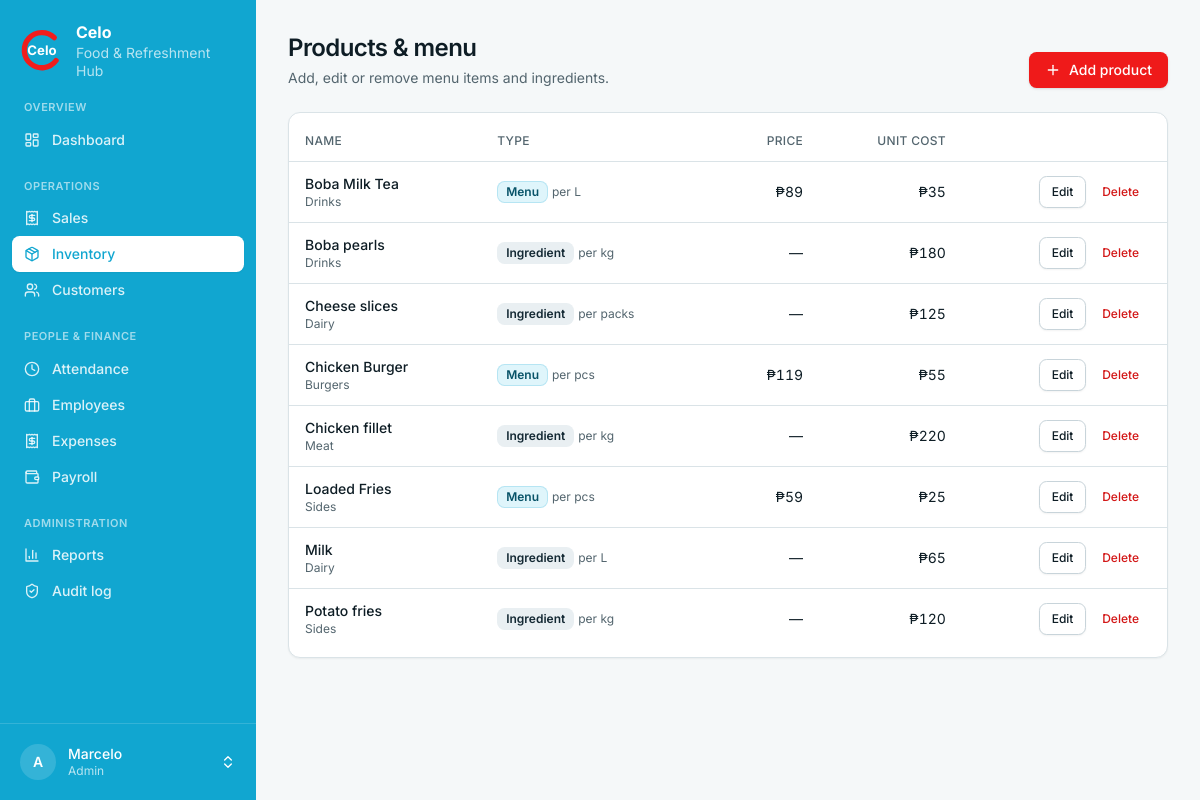
/inventory/products/ (signed in), run on the app's committed database.
### accounts/models.py (models this page shows)
class User(AbstractUser):
    class Role(models.TextChoices):
        ADMIN = "admin", "Admin"
        STAFF = "staff", "Staff"
    role = models.CharField(max_length=10, choices=Role.choices, default=Role.STAFF)
    @property
    def is_celo_admin(self):
        return self.is_superuser or self.role == self.Role.ADMIN

### inventory/models.py (models this page shows, shortened)
class Product(models.Model):
    class Kind(models.TextChoices):
        INGREDIENT = "ingredient", "Ingredient"
        MENU = "menu", "Menu"
    class Unit(models.TextChoices):
        PCS = "pcs", "pcs"
        KG = "kg", "kg"
        G = "g", "g"
        L = "L", "L"
        ML = "mL", "mL"
        PACKS = "packs", "packs"
    name = models.CharField(max_length=120, unique=True)
    kind = models.CharField(max_length=12, choices=Kind.choices, default=Kind.INGREDIENT)
    category = models.CharField(max_length=60, blank=True, help_text="e.g. Drinks, Burgers, Dairy")
    unit = models.CharField(max_length=8, choices=Unit.choices, default=Unit.PCS)
    price = models.DecimalField(
        max_digits=10, decimal_places=2, default=0, validators=[MinValueValidator(0)],
        help_text="Selling price (menu items only).",
    )
    unit_cost = models.DecimalField(
        max_digits=10, decimal_places=2, default=0, validators=[MinValueValidator(0)],
        help_text="What one unit costs Celo; used to value waste.",
    )
    reorder_level = models.DecimalField(max_digits=10, decimal_places=2, default=0)
    is_active = models.BooleanField(default=True)
    class Meta:
        ordering = ["name"]

### inventory/views.py (the view)
# urls.py: path("products/", views.product_list, name="products"),
@admin_required
def product_list(request):
    return render(request, "inventory/product_list.html", {"products": Product.objects.all()})

### accounts/permissions.py (called while the page is built)
def admin_required(view):
    @login_required
    @wraps(view)
    def wrapper(request, *args, **kwargs):
        if not request.user.is_celo_admin:
            raise PermissionDenied
        return view(request, *args, **kwargs)
    return wrapper

### templates/inventory/product_list.html (shortened to what this page needs)
{% extends "base.html" %}{% load humanize %}
{% block page_title %}Products &amp; menu{% endblock %}
{% block page_desc %}Add, edit or remove menu items and ingredients.{% endblock %}
{% block actions %}<a class="btn btn-primary" href="{% url 'inventory:product_new' %}">{% include "partials/icon.html" with name="plus" %}Add product</a>{% endblock %}
{% block content %}
<section class="card"><div class="table-wrap py-2"><table>
  <thead><tr><th>Name</th><th>Type</th><th class="num">Price</th><th class="num">Unit cost</th><th></th></tr></thead>
  <tbody>
  {% for p in products %}
    <tr {% if not p.is_active %}class="opacity-60"{% endif %}>
      <td><div class="font-medium">{{ p.name }}{% if not p.is_active %} <span class="badge badge-muted ml-1">Archived</span>{% endif %}</div><div class="text-xs text-muted-foreground">{{ p.category }}</div></td>
      <td><span class="badge {% if p.kind == 'menu' %}badge-cyan{% else %}badge-muted{% endif %}">{{ p.get_kind_display }}</span> <span class="text-xs text-muted-foreground">per {{ p.unit }}</span></td>
      <td class="num">{% if p.kind == 'menu' %}₱{{ p.price|floatformat:"-2"|intcomma }}{% else %}—{% endif %}</td>
      <td class="num">₱{{ p.unit_cost|floatformat:"-2"|intcomma }}</td>
      <td class="num whitespace-nowrap">
        <a class="btn btn-outline btn-sm" href="{% url 'inventory:product_edit' p.pk %}">Edit</a>
        <a class="btn btn-ghost btn-sm text-destructive hover:text-destructive" href="{% url 'inventory:product_delete' p.pk %}">Delete</a>
      </td>
    </tr>
  {% empty %}<tr><td colspan="5" class="py-10 text-center text-muted-foreground">No products yet.</td></tr>{% endfor %}
  </tbody>
</table></div></section>
{% endblock %}

### templates/base.html (shortened to what this page needs)
{% load celo_ui %}<!doctype html>
<html lang="en" class="h-full">
<head>
  {% include "partials/tailwind.html" %}
</head>
<body class="min-h-full bg-background font-sans text-foreground antialiased">
<div class="min-h-screen {% if user.is_authenticated %}md:grid md:grid-cols-[16rem_minmax(0,1fr)]{% endif %}">
{% if user.is_authenticated %}
  {% nav_items as groups %}
  <aside id="sidebar" class="fixed inset-y-0 left-0 z-40 flex w-64 -translate-x-full flex-col bg-brand-dark text-white transition-transform duration-200 md:sticky md:top-0 md:h-screen md:translate-x-0 print:hidden">
    <a href="{% url 'dashboard:home' %}" class="flex items-center gap-3 px-5 py-5" aria-label="Celo home">
      <svg viewBox="0 0 100 100" class="h-11 w-11 shrink-0" role="img" aria-label="Celo logo">
        <text x="50" y="62" text-anchor="middle" font-size="30" font-weight="700" fill="#fff" font-family="Inter, system-ui, sans-serif">Celo</text>
      </svg>
      <span class="text-sm leading-tight"><strong class="block text-base">Celo</strong><span class="text-white/70">Food &amp; Refreshment Hub</span></span>
    </a>
    <nav class="flex-1 space-y-5 overflow-y-auto px-3 pb-4" aria-label="Main">
      {% for g in groups %}
        <div>
          <p class="px-3 pb-1.5 text-[11px] font-semibold uppercase tracking-wider text-white/60">{{ g.label }}</p>
          {% for i in g.items %}
            <a href="{{ i.href }}" {% if i.active %}aria-current="page"{% endif %}
               class="flex items-center gap-3 rounded-md px-3 py-2 text-sm font-medium transition-colors {% if i.active %}bg-white text-brand-dark shadow-sm{% else %}text-white/85 hover:bg-white/10 hover:text-white{% endif %}">
              {% include "partials/icon.html" with name=i.icon %}{{ i.label }}
            </a>
          {% endfor %}
        </div>
      {% endfor %}
    </nav>
    <div class="relative border-t border-white/15 p-3">
      <button type="button" id="profile-btn" aria-haspopup="menu" aria-expanded="false" aria-controls="profile-menu"
              class="flex w-full items-center gap-3 rounded-md px-2 py-2 text-left transition-colors hover:bg-white/10 {% if request.resolver_match.app_name == 'accounts' %}bg-white/10{% endif %}">
        <span class="grid h-9 w-9 shrink-0 place-items-center rounded-full bg-white/15 text-sm font-semibold">{{ user.username|slice:":1"|upper }}</span>
        <span class="min-w-0 flex-1 text-sm leading-tight"><span class="block truncate font-medium">{{ user.get_full_name|default:user.username }}</span><span class="block text-xs text-white/70">{{ user.get_role_display }}</span></span>
      </button>
    </div>
  </aside>
{% endif %}
  <div class="min-w-0">
    <main class="mx-auto w-full max-w-6xl p-4 sm:p-6 lg:p-8">
      {% block header %}
        <div class="mb-6 flex flex-wrap items-end justify-between gap-3 print:hidden">
          <div>
            <h1 class="text-2xl font-semibold tracking-tight">{% block page_title %}{% endblock %}</h1>
            <p class="mt-1 text-sm text-muted-foreground">{% block page_desc %}{% endblock %}</p>
          </div>
          <div class="flex flex-wrap items-center gap-2">{% block actions %}{% endblock %}</div>
        </div>
      {% endblock %}
      {% block content %}{% endblock %}
    </main>
  </div>
</div>
</body>
</html>

### data on the page
User: username "A", get_full_name "Marcelo", role "Admin"
Product: name "Boba Milk Tea", category "Drinks", kind "Menu", unit "L", price "89", unit_cost "35"
Product: name "Boba pearls", category "Drinks", kind "Ingredient", unit "kg", unit_cost "180"
Product: name "Cheese slices", category "Dairy", kind "Ingredient", unit "packs", unit_cost "125"
Product: name "Chicken Burger", category "Burgers", kind "Menu", unit "pcs", price "119", unit_cost "55"
Product: name "Chicken fillet", category "Meat", kind "Ingredient", unit "kg", unit_cost "220"
Product: name "Loaded Fries", category "Sides", kind "Menu", unit "pcs", price "59", unit_cost "25"
Product: name "Milk", category "Dairy", kind "Ingredient", unit "L", unit_cost "65"
Product: name "Potato fries", category "Sides", kind "Ingredient", unit "kg", unit_cost "120"

### other printed values
{{ g.label }} "OVERVIEW" "OPERATIONS" "PEOPLE & FINANCE" "ADMINISTRATION"
{{ i.label }} "Dashboard" "Sales" "Inventory" "Customers" "Attendance" "Employees" "Expenses" "Payroll" "Reports" "Audit log"
